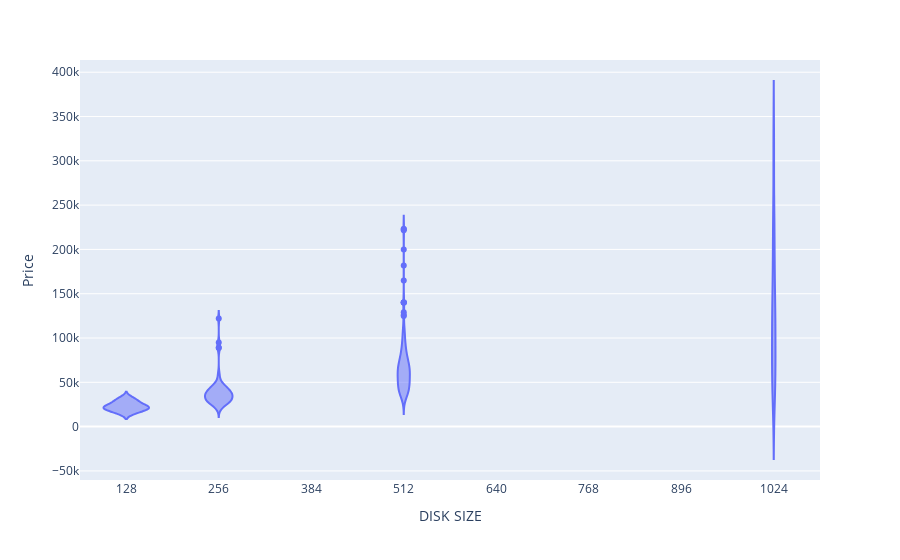

Here is the notebook cell this chart was saved with:
### Markdown cell above
**Disk Size VS Price**

### Code cell
fig = px.violin(df, x="DISK SIZE", y="Price")
fig.show()

### Figure 1 — Plotly figure (JSON) as saved in the notebook; plotly's stock layout.template omitted (floating-point values rounded to 4 significant figures; data arrays with more than 128 entries replaced by an {"elided": "..."} marker saying what was removed)
{"data": [{"alignmentgroup": "True", "box": {"visible": false}, "hovertemplate": "DISK SIZE=%{x}<br>Price=%{y}<extra></extra>", "legendgroup": "", "marker": {"color": "#636efa"}, "name": "", "offsetgroup": "", "orientation": "v", "scalegroup": "True", "showlegend": false, "type": "violin", "x": {"elided": "423 int values"}, "x0": " ", "xaxis": "x", "y": {"elided": "423 int values"}, "y0": " ", "yaxis": "y"}], "layout": {"legend": {"tracegroupgap": 0}, "margin": {"t": 60}, "violinmode": "group", "xaxis": {"anchor": "y", "domain": [0, 1], "title": {"text": "DISK SIZE"}}, "yaxis": {"anchor": "x", "domain": [0, 1], "title": {"text": "Price"}}}}
